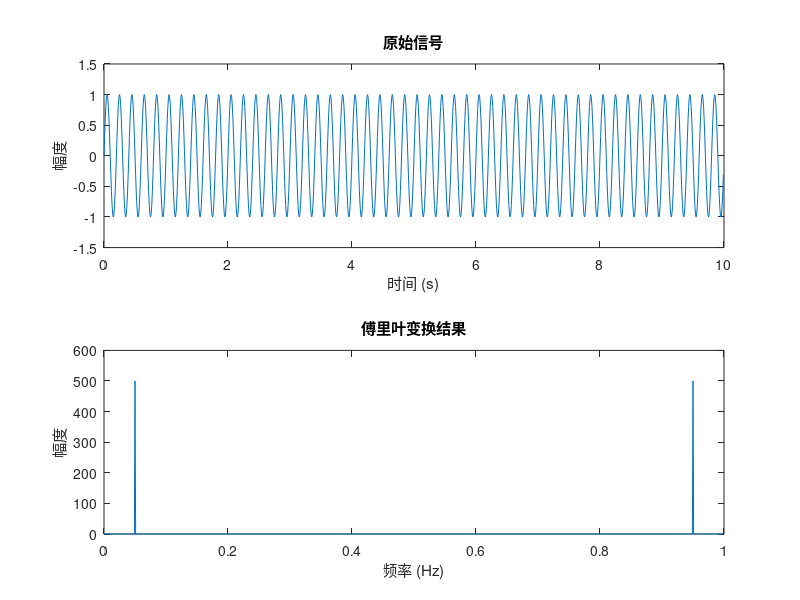

Reproduce this figure in MATLAB.
% 创建一个包含两个正弦波的信号
Fs = 100; % 采样频率
T = 1/Fs; % 采样周期
L = 1000; % 信号长度
t = (0:L-1)*T; % 时间向量
f1 = 5; % 第一个正弦波的频率
f2 = 50; % 第二个正弦波的频率
x = sin(2*pi*f1*t) + sin(2*pi*f2*t); % 信号

% 进行傅里叶变换
X = fft(x);

% 计算频率轴
n = length(x);
k = (0:n-1)';
f = k/n;

% 绘制原始信号和傅里叶变换的结果
figure;
subplot(2,1,1);
plot(t, x);
title('原始信号');
xlabel('时间 (s)');
ylabel('幅度');

subplot(2,1,2);
plot(f, abs(X));
title('傅里叶变换结果');
xlabel('频率 (Hz)');
ylabel('幅度');
